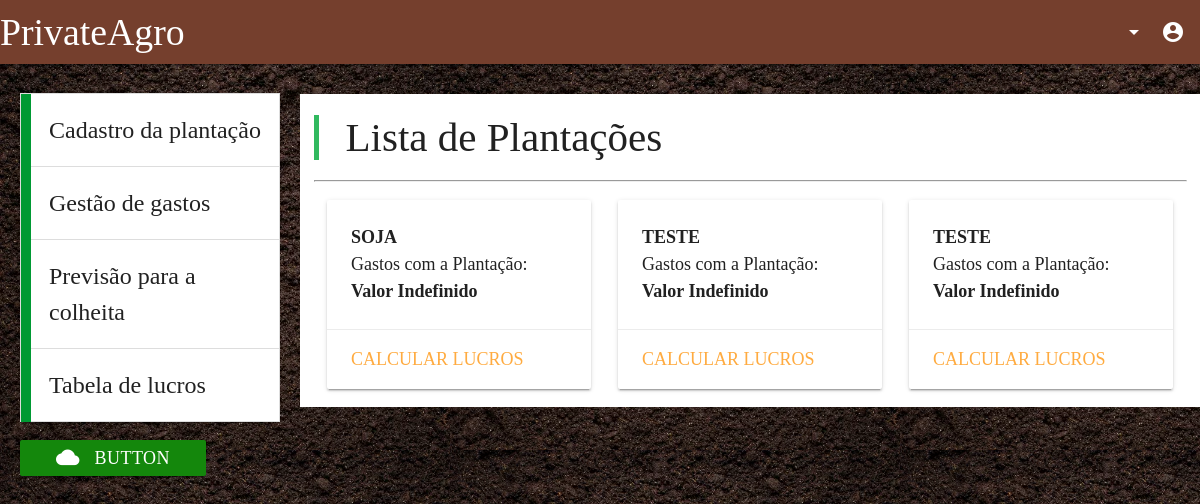
Page /tcc/index.php?link=10&acaoCad=recuperar (signed in) on the earlier database version.
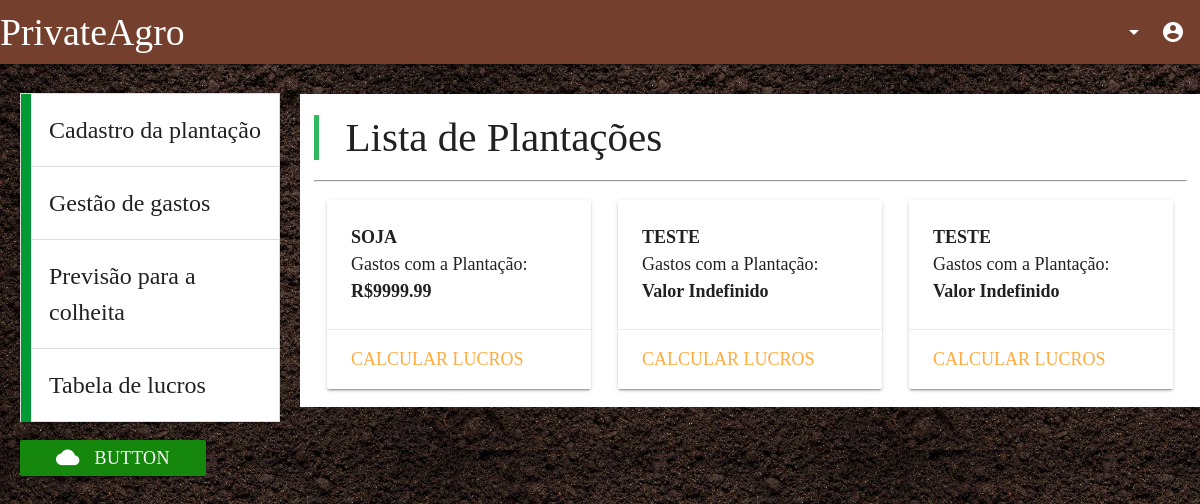
Same page on the later database version.
### tables this page shows
CREATE TABLE `cadastro` (
  `id` int(11) NOT NULL,
  `id_users` int(11) NOT NULL,
  `nomePlanta` varchar(30) NOT NULL,
  `tipo` varchar(25) NOT NULL,
  `qtdPlantada` int(11) NOT NULL,
  `tempo` int(11) NOT NULL,
  `data_plantada` date NOT NULL DEFAULT current_timestamp(),
  `data_colheita` date DEFAULT NULL,
  `irrigacao` int(11) NOT NULL,
  `p_irrigacao` decimal(6,2) DEFAULT NULL,
  `p_tipo` decimal(6,2) DEFAULT NULL,
  `p_fertilizante` decimal(6,2) DEFAULT NULL,
  `gastos` decimal(6,2) DEFAULT NULL
);

### controller/cadastro.controller.php (called while the page is built, shortened)
<?php
    require_once '../conexao/conexao.php';
    require_once '../service/cadastro.service.php';
    @$acaoCad = isset($_GET['acaoCad'])?$_GET['acaoCad']:$acaoCad;
    @$id = $_GET['id'];
    if ($acaoCad == "inserir")
    {
        session_start();
        $id_users = $_SESSION['id'];
        $cadastro = new Cadastro();
        $cadastro->__set('id_users',$id_users);
        $cadastro->__set('nomePlanta',$_POST['nomePlanta']);
        $cadastro->__set('tipo',$_POST['tipo']);
        $cadastro->__set('qtdPlantada',$_POST['qtdPlantada']);
        $cadastro->__set('tempo',$_POST['tempo']);
        $cadastro->__set('irrigacao',$_POST['irrigacao']);
        $conexao = new Conexao();
        $cadastroService = new CadastroService($cadastro, $conexao);
        $cadastroService->inserir();
        header("location: ../tcc/index.php");
    } elseif ($acaoCad == "recuperarPlantacao")
    {
        $cadastro = new Cadastro();
        $conexao = new Conexao();
        $cadastroService = new CadastroService($cadastro, $conexao);
        $cadastro = $cadastroService->recuperarPlantacao($id);
    } elseif ($acaoCad == "excluir")
    {
        $cadastro = new Cadastro();
        $conexao = new Conexao();
        $cadastroService = new CadastroService($cadastro, $conexao);
        $cadastroService->excluir($id);
        header("location: ../tcc/index.php?link=3&acaoCad=recuperar");
    } elseif ($acaoCad == "recuperar")
    {
        $cadastro = new Cadastro();
        $conexao = new Conexao();
        $id_users = $_SESSION['id'];
        $cadastroService = new CadastroService($cadastro, $conexao);
        $cadastro = $cadastroService->recuperar($id_users);
    } elseif ($acaoCad == "recuperarColheita")
    {
        $cadastro = new Cadastro();
        $conexao = new Conexao();
        $id_users = $_SESSION['id'];
        $cadastroService = new CadastroService($cadastro, $conexao);
        $cadastro = $cadastroService->recuperarColheita($id_users);
    }
?>

### conexao/conexao.php (called while the page is built, shortened)
<?php
	class Conexao{
		private $host = 'localhost';
		private $dbname = 'privateagro';
		private $user = 'root';
		private $senha = '';
		public function conectar(){
			try{
				$conexao = new PDO(
				"mysql:host=$this->host;dbname=$this->dbname",
				"$this->user",
				"$this->senha",
				);
				return $conexao;
			}catch(PDOException $e){
				echo $e->getMessage();
			}
		}
	}
?>

### service/cadastro.service.php (called while the page is built, shortened)
<?php
    class CadastroService {
        private $conexao;
        public function __construct(Cadastro $cadastro, Conexao $conexao)
        {
            $this->conexao = $conexao->conectar();
        }
        public function recuperar($id_users)
        {
           $query = "select * from cadastro where id_users = :id_users and status = 'Plantado' ";
           $stmt = $this->conexao->prepare($query);
           $stmt->bindValue('id_users', $id_users);
           $stmt->execute();
           return $stmt->fetchALL(PDO::FETCH_OBJ);
        }
    }
?>

### tcc/lucros.php (the view, shortened to what this page needs)
<?php
    require_once "../controller/cadastro.controller.php";
            if (!empty($cadastro)) {
              echo "<h4><blockquote>Lista de Plantações</blockquote></h4>";
              echo "<hr>";
                foreach($cadastro as $cadastro) {
                  $p = "";
                  if (empty($cadastro->gastos)) {$p = "Valor Indefinido";} else {$p = "R$".$cadastro->gastos;}
                echo '<div class="col s12 m6 l4">
                  <div class="card horizontal">
                    <div class="card-stacked">
                      <div class="card-content">
                        <p><b>'.strtoupper($cadastro->nomePlanta).'</b></p>
                        <p>Gastos com a Plantação: <b>'.$p.'</b></p>
                      </div>
                      <div class="card-action">
                        <a href="index.php">CALCULAR LUCROS</a>
                      </div>
                    </div>
                  </div>
                </div>';
                }
            }

Differences in the rows shown:
changed cadastro "SOJA": gastos "Valor Indefinido" → "R$9999.99"
